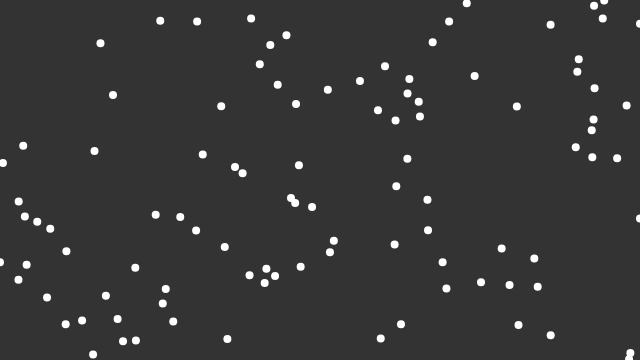
Frame 1 (no input)
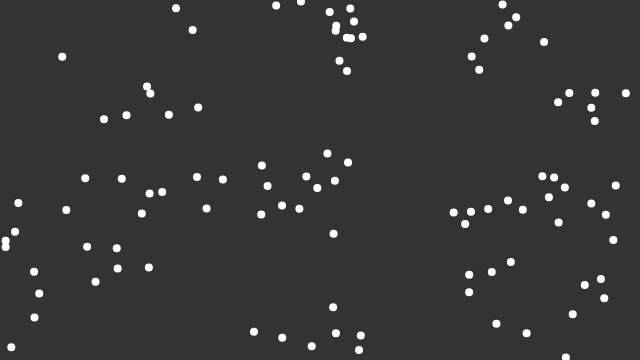
Frame 60 (no input)
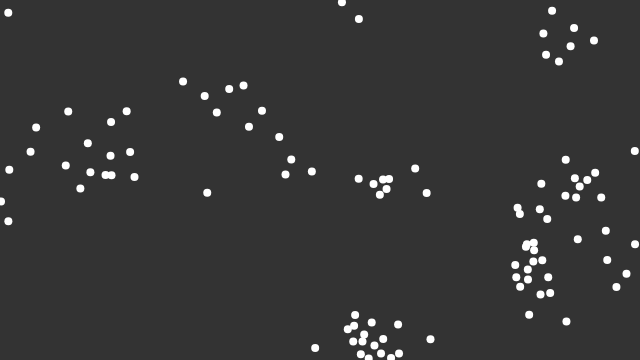
Frame 120 (the mouse pressed at the canvas centre since frame 60)

The p5.js sketch that drew these frames (run headless with seeded random() and noise() and a simulated clock; from frame 60 on, the mouse is pressed at the canvas centre):

// p5.js sketch
// ── sketch.js
const boids = [];

function setup(){
	createCanvas(640, 360);
	for(let i = 0; i < 100; i++){
		boids.push(new Boid());
	}
}

function draw(){
	background(51);
	for(let boid of boids){
		boid.flock(boids);
		boid.update();
		boid.borders();
		boid.render();
	}
}
// ── boid.js
class Boid{
	constructor(){
		this.acceleration = createVector();
		this.velocity = p5.Vector.random2D();
		this.velocity.setMag(random(2, 4));
		this.position = createVector(random(width), random(height));
		this.maxSpeed = 2;
		this.maxForce = 0.03;
	}
	
	flock(boids){
		let alignment = this.alignment(boids);
		let cohesion = this.cohesion(boids);
		let seperation = this.seperation(boids);
		
		seperation.mult(1.5);
		alignment.mult(1.0);
		cohesion.mult(1.0);
		
		this.acceleration.add(alignment);
		this.acceleration.add(cohesion);
		this.acceleration.add(seperation);
	}
	
	update(){
		this.position.add(this.velocity);
		this.velocity.add(this.acceleration);
		this.velocity.limit(this.maxSpeed);
		this.acceleration.mult(0);
	}
	
	borders(){
		if(this.position.x > width){
			this.position.x = 0;
		}else if(this.position.x < 0){
			this.position.x = width;
		}
		
		if(this.position.y > height){
			this.position.y = 0;
		}else if(this.position.y < 0){
			this.position.y = height;
		}
	}
	
	
	
	alignment(boids){
		let perceptionRadius = 50;
		let steering = createVector();
		let total = 0;
		
		for(let boid of boids){
			let distance = dist(this.position.x, this.position.y, boid.position.x, boid.position.y);
			if(distance > 0 && distance < perceptionRadius){
				steering.add(boid.velocity);
				total++;
			}
		}
		
		if(total > 0){
			steering.div(total);
			steering.setMag(this.maxSpeed);
			steering.sub(this.velocity);
			steering.limit(this.maxForce);
			return steering;
		}else{
			return createVector();
		}
	}
	
	seperation(boids){
		let perceptionRadius = 25;
		let steering = createVector();
		let total = 0;
		
		for(let boid of boids){
			let distance = dist(this.position.x, this.position.y, boid.position.x, boid.position.y);
			if(distance > 0 && distance < perceptionRadius){
				let difference = p5.Vector.sub(this.position, boid.position);
				difference.normalize();
				difference.div(distance);
				steering.add(difference);
				total++;
			}
		}
		
		if(total > 0){
			steering.div(total);
		}
		
		if(steering.mag() > 0){
			steering.setMag(this.maxSpeed);
			steering.sub(this.velocity);
			steering.limit(this.maxForce);
		}
		
		return steering;
	}
	
	cohesion(boids){
		let perceptionRadius = 50;
		let steering = createVector();
		let total = 0;
		
		for(let boid of boids){
			let distance = dist(this.position.x, this.position.y, boid.position.x, boid.position.y);
			if(distance > 0 && distance < perceptionRadius){
				steering.add(boid.position);
				total++;
			}
		}
		
		if(total > 0){
			steering.div(total);
			steering.sub(this.position);
			steering.setMag(this.maxSpeed);
			steering.sub(this.velocity);
			steering.limit(this.maxForce);
			return steering;
		}else{
			return createVector();
		}
	}
	
	render(){
		strokeWeight(8);
		stroke(255);
		point(this.position.x, this.position.y);
	}
}
